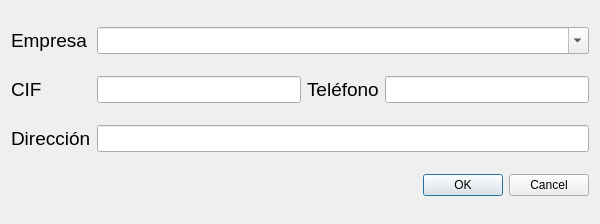
<?xml version="1.0" encoding="UTF-8"?>
<ui version="4.0">
 <class>AnadirProveedor</class>
 <widget class="QDialog" name="AnadirProveedor">
  <property name="geometry">
   <rect>
    <x>0</x>
    <y>0</y>
    <width>600</width>
    <height>224</height>
   </rect>
  </property>
  <property name="windowTitle">
   <string>Añadir Prenda</string>
  </property>
  <layout class="QGridLayout" name="gridLayout">
   <item row="0" column="0">
    <widget class="QLabel" name="label">
     <property name="font">
      <font>
       <pointsize>14</pointsize>
       <bold>false</bold>
      </font>
     </property>
     <property name="text">
      <string>Empresa</string>
     </property>
    </widget>
   </item>
   <item row="0" column="1" colspan="3">
    <widget class="QComboBox" name="cb_empresa">
     <property name="font">
      <font>
       <pointsize>12</pointsize>
      </font>
     </property>
     <property name="editable">
      <bool>true</bool>
     </property>
    </widget>
   </item>
   <item row="1" column="0">
    <widget class="QLabel" name="label_3">
     <property name="font">
      <font>
       <pointsize>14</pointsize>
       <bold>false</bold>
      </font>
     </property>
     <property name="text">
      <string>CIF</string>
     </property>
    </widget>
   </item>
   <item row="1" column="1">
    <widget class="QLineEdit" name="le_cif">
     <property name="minimumSize">
      <size>
       <width>110</width>
       <height>0</height>
      </size>
     </property>
     <property name="font">
      <font>
       <pointsize>12</pointsize>
      </font>
     </property>
    </widget>
   </item>
   <item row="1" column="2">
    <widget class="QLabel" name="label_2">
     <property name="font">
      <font>
       <pointsize>14</pointsize>
       <bold>false</bold>
      </font>
     </property>
     <property name="text">
      <string>Teléfono</string>
     </property>
    </widget>
   </item>
   <item row="1" column="3">
    <widget class="QLineEdit" name="le_telefono">
     <property name="minimumSize">
      <size>
       <width>110</width>
       <height>0</height>
      </size>
     </property>
     <property name="font">
      <font>
       <pointsize>12</pointsize>
      </font>
     </property>
    </widget>
   </item>
   <item row="2" column="0">
    <widget class="QLabel" name="label_4">
     <property name="font">
      <font>
       <pointsize>14</pointsize>
       <bold>false</bold>
      </font>
     </property>
     <property name="text">
      <string>Dirección</string>
     </property>
    </widget>
   </item>
   <item row="2" column="1" colspan="3">
    <widget class="QLineEdit" name="le_direccion">
     <property name="font">
      <font>
       <pointsize>12</pointsize>
      </font>
     </property>
     <property name="text">
      <string/>
     </property>
    </widget>
   </item>
   <item row="3" column="2" colspan="2">
    <widget class="QDialogButtonBox" name="bb_ok_cancel">
     <property name="orientation">
      <enum>Qt::Horizontal</enum>
     </property>
     <property name="standardButtons">
      <set>QDialogButtonBox::Cancel|QDialogButtonBox::Ok</set>
     </property>
    </widget>
   </item>
  </layout>
 </widget>
 <resources/>
 <connections/>
</ui>
